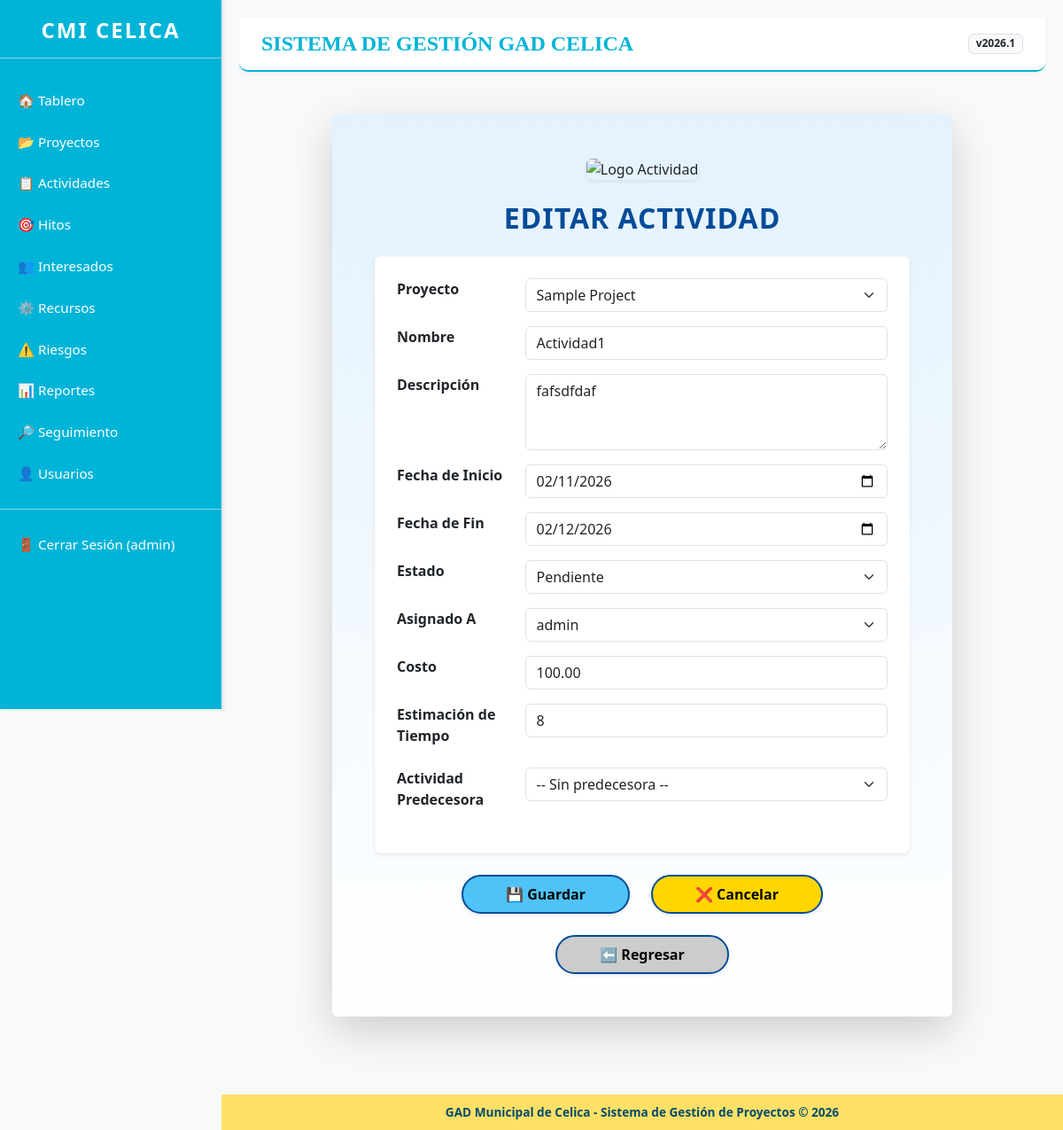
The app's page /activities/1/edit/ (signed in) with its own data.
### projects/models.py (models this page shows, shortened)
class Activity(models.Model):
    STATUS_CHOICES = [
        ('pending', 'Pendiente'),
        ('in_progress', 'En Progreso'),
        ('completed', 'Completada'),
    ]
    project = models.ForeignKey(Project, on_delete=models.CASCADE, verbose_name='Proyecto')
    name = models.CharField(max_length=200, verbose_name='Nombre')
    description = models.TextField(verbose_name='Descripción')
    start_date = models.DateField(verbose_name='Fecha de Inicio')
    end_date = models.DateField(verbose_name='Fecha de Fin')
    status = models.CharField(max_length=20, choices=STATUS_CHOICES, default='pending', verbose_name='Estado')
    assigned_to = models.ForeignKey(User, on_delete=models.SET_NULL, null=True, blank=True, verbose_name='Asignado A')
    cost = models.DecimalField(max_digits=10, decimal_places=2, null=True, blank=True, verbose_name='Costo')
    time_estimate = models.PositiveIntegerField(help_text="Horas estimadas", null=True, blank=True, verbose_name='Estimación de Tiempo')
    predecessor = models.ForeignKey(
        'self',
        on_delete=models.SET_NULL,
        null=True,
        blank=True,
        verbose_name='Actividad Predecesora',
        related_name='successors',
        help_text="Actividad que debe completarse antes de iniciar esta"
    )
    def __str__(self):
        return f"{self.name} - {self.project.name}"
    class Meta:
        verbose_name = 'Actividad'
        verbose_name_plural = 'Actividades'

### projects/views.py (the view)
# urls.py: path('activities/<int:pk>/edit/', views.activity_edit, name='activity_edit'),
@jefe_departamental_required
@login_required
def activity_edit(request, pk):
    activity = get_object_or_404(Activity, pk=pk, project__created_by=request.user)
    if request.method == 'POST':
        form = ActivityForm(request.POST, instance=activity)
        if form.is_valid():
            try:
                form.save()
                messages.success(request, 'Actividad actualizada exitosamente.')
                return redirect('activity_list')
            except Exception as e:
                messages.error(request, f'Error al actualizar: {str(e)}')
        else:
            for field, errors in form.errors.items():
                for error in errors:
                    messages.error(request, f'{field}: {error}')
    else:
        form = ActivityForm(instance=activity)
    return render(request, 'projects/activity_form.html', {'form': form, 'activity': activity})

### projects/models.py (called while the page is built)
    def __str__(self):
        return self.name

### projects/views.py (called while the page is built)
def jefe_departamental_required(view_func):
    @wraps(view_func)
    def _wrapped_view(request, *args, **kwargs):
        if not hasattr(request.user, 'userprofile') or request.user.userprofile.role != 'jefe_departamental':
            messages.error(request, 'Acceso denegado. Solo el Jefe Departamental tiene permisos para esta acción.')
            return redirect('dashboard')
        return view_func(request, *args, **kwargs)
    return _wrapped_view

### templates/projects/activity_form.html (shortened to what this page needs)
{% extends 'base.html' %}
{% load static %}
{% block content %}
<div class="container my-5 p-5 shadow-lg rounded"
     style="background:linear-gradient(180deg,#e3f2fd 0%,#fff 100%);
            font-family:'Segoe UI','Helvetica Neue',sans-serif;
            max-width:700px;">
    <div class="text-center mb-4">
        <img src="{% static 'projects/images/activity_logo.png' %}"
             alt="Logo Actividad"
             class="img-fluid rounded shadow-sm"
             style="max-height:120px;">
    </div>
    <h1 class="mb-4 fw-bold text-center"
        style="font-size:2rem; color:#004c99; letter-spacing:1px; text-transform:uppercase;">
        {% if form.instance.pk %}Editar Actividad{% else %}Crear Actividad{% endif %}
    </h1>
    <form method="post" class="needs-validation text-start">
        <div class="p-4 bg-white rounded shadow-sm mb-4 border border-light">
            {% for field in form %}
                <div class="row mb-3">
                    <div class="col-sm-3">
                        <label for="{{ field.id_for_label }}" class="form-label fw-bold">{{ field.label }}</label>
                    </div>
                    <div class="col-sm-9">
                        {{ field }}
                    </div>
                </div>
            {% endfor %}
        </div>
        <div class="d-flex justify-content-center gap-4 mt-4 flex-wrap">
            <button type="submit"
                    class="btn fw-bold px-5 py-2 shadow-sm rounded-pill"
                    style="background-color:#4fc3f7; color:#000; border:2px solid #004c99;">
                💾 Guardar
            </button>
            <a href="{% url 'activity_list' %}"
               class="btn fw-semibold px-5 py-2 shadow-sm rounded-pill"
               style="background-color:#ffd600; color:#000; border:2px solid #004c99;">
                ❌ Cancelar
            </a>
            <a href="javascript:history.back()"
               class="btn fw-semibold px-5 py-2 shadow-sm rounded-pill"
               style="background-color:#ccc; color:#000; border:2px solid #004c99;">
                ⬅️ Regresar
            </a>
        </div>
    </form>
</div>
{% endblock %}

### templates/base.html (shortened to what this page needs)
<!DOCTYPE html>
<html lang="es">
<head>
    <link href="https://cdn.jsdelivr.net/npm/bootstrap@5.3.0/dist/css/bootstrap.min.css" rel="stylesheet">
    {% load static %}
</head>
<body>
    <div class="sidebar">
        <div class="text-center mb-4">
            <h4 class="fw-bold" style="letter-spacing: 2px;">CMI CELICA</h4>
            <hr style="background-color: white; opacity: 0.5;">
        </div>
        <a href="{% url 'dashboard' %}">🏠 Tablero</a>
        <a href="{% url 'project_list' %}">📂 Proyectos</a>
        <a href="{% url 'activity_list' %}">📋 Actividades</a>
        <a href="{% url 'milestone_list' %}">🎯 Hitos</a>
        <a href="{% url 'stakeholders:stakeholder_list' %}">👥 Interesados</a>
        <a href="{% url 'resources:resource_list' %}">⚙️ Recursos</a>
        <a href="{% url 'risks:risk_list' %}">⚠️ Riesgos</a>
        <a href="{% url 'reports:report_list' %}">📊 Reportes</a>
        <a href="{% url 'seguimiento_list' %}">🔎 Seguimiento</a>
        <a href="{% url 'user_list' %}">👤 Usuarios</a>
        {% if user.is_authenticated %}
            <hr style="background-color: white; opacity: 0.5;">
            <form method="post" action="{% url 'logout' %}">
                <button type="submit">🚪 Cerrar Sesión ({{ user.username }})</button>
            </form>
        {% else %}
            <a href="{% url 'login' %}">🔑 Iniciar Sesión</a>
        {% endif %}
    </div>
    <div class="content">
        <div class="header d-flex justify-content-between align-items-center">
            <h1>SISTEMA DE GESTIÓN GAD CELICA</h1>
            <span class="badge bg-light text-dark border">v2026.1</span>
        </div>
        {% block content %}{% endblock %}
    </div>
    <footer>
        <div>
            GAD Municipal de Celica - Sistema de Gestión de Proyectos © 2026
        </div>
    </footer>
</body>
</html>

### templates/base.html (style rules this page uses)
body { background-color: #f8f9fa; }
.sidebar { height: 100vh; background-color: #00b4d8; color: white; position: fixed; top: 0; left: 0; width: 250px; padding-top: 20px; box-shadow: 2px 0 5px rgba(0,0,0,0.1); z-index: 1000; }
.sidebar a, .sidebar button { color: white; text-decoration: none; display: block; padding: 12px 20px; border: none; background: none; text-align: left; width: 100%; transition: 0.3s; font-size: 0.95rem; }
.content { margin-left: 250px; padding: 20px 20px 80px 20px; min-height: 100vh; }
.header { background-color: #ffffff; padding: 15px 25px; border-bottom: 2px solid #00b4d8; margin-bottom: 20px; border-radius: 0 0 10px 10px; box-shadow: 0 2px 4px rgba(0,0,0,0.05); }
.header h1 { font-family: 'Georgia', serif; font-size: 24px; font-weight: bold; color: #00b4d8; margin: 0; }
footer { margin-left: 250px; background-color: #ffe066; color: #004c6d; text-align: center; padding: 10px; position: fixed; bottom: 0; width: calc(100% - 250px); font-weight: bold; font-size: 0.85rem; z-index: 999; }
.sidebar form { margin: 0; padding: 0; }

### records on screen
Activity: form "Sample Project" "Actividad1" "fafsdfdaf" "02/11/2026" "02/12/2026" "Pendiente" "admin" "100.00" "8" "-- Sin predecesora --"

### other values on screen
{{ user.username }} "admin"
{{ field.label }} "Proyecto" "Nombre" "Descripción" "Fecha de Inicio" "Fecha de Fin" "Estado" "Asignado A" "Costo" "Estimación de Tiempo" "Actividad Predecesora"
